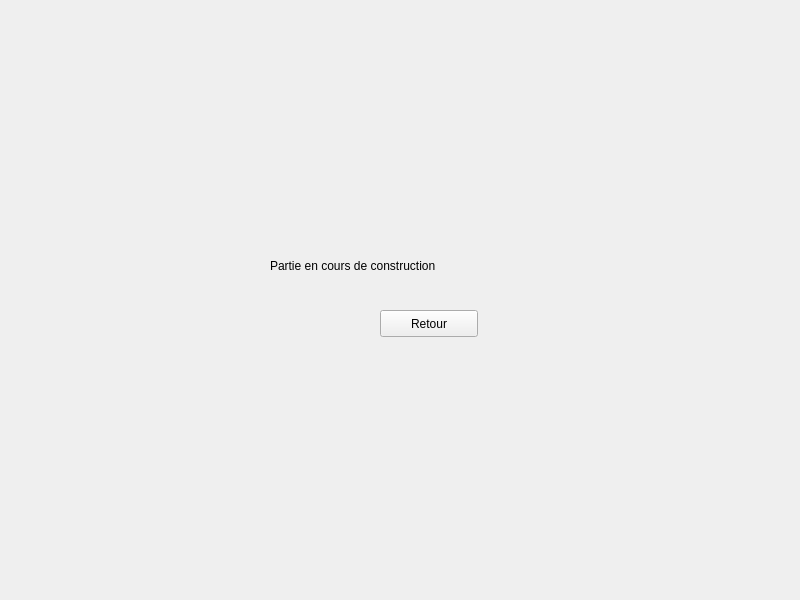
<?xml version="1.0" encoding="UTF-8"?>
<ui version="4.0">
 <class>VueJeuNouveau</class>
 <widget class="QWidget" name="VueJeuNouveau">
  <property name="geometry">
   <rect>
    <x>0</x>
    <y>0</y>
    <width>800</width>
    <height>600</height>
   </rect>
  </property>
  <property name="windowTitle">
   <string>Form</string>
  </property>
  <widget class="QPushButton" name="boutonRetour">
   <property name="geometry">
    <rect>
     <x>380</x>
     <y>310</y>
     <width>98</width>
     <height>27</height>
    </rect>
   </property>
   <property name="text">
    <string>Retour</string>
   </property>
  </widget>
  <widget class="QLabel" name="labelNouveauJeu">
   <property name="geometry">
    <rect>
     <x>270</x>
     <y>230</y>
     <width>261</width>
     <height>71</height>
    </rect>
   </property>
   <property name="text">
    <string>Partie en cours de construction</string>
   </property>
  </widget>
 </widget>
 <resources/>
 <connections/>
</ui>
